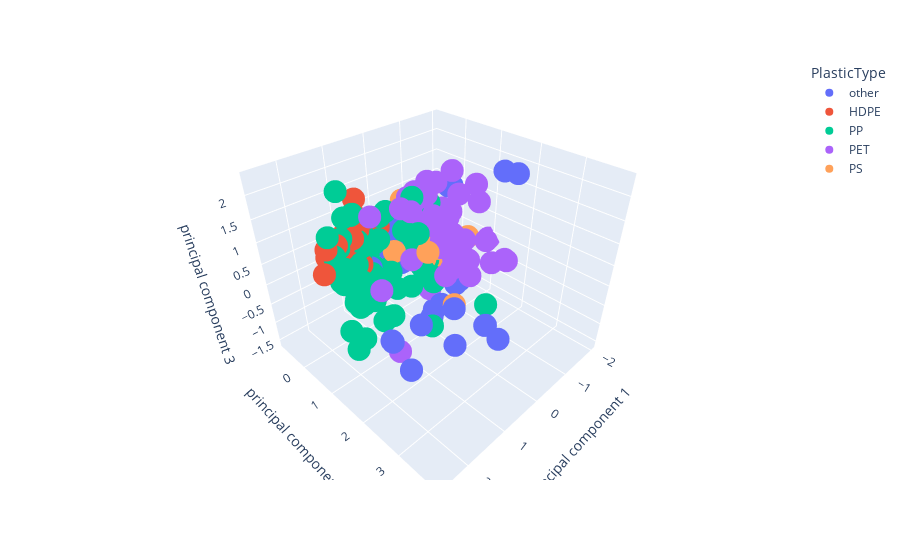

The notebook cell saved with this chart:
### Code cell
fig = px.scatter_3d(principalDf, x='principal component 1', y='principal component 2', z='principal component 3', color='PlasticType', hover_data=['Name'])
fig.show()
